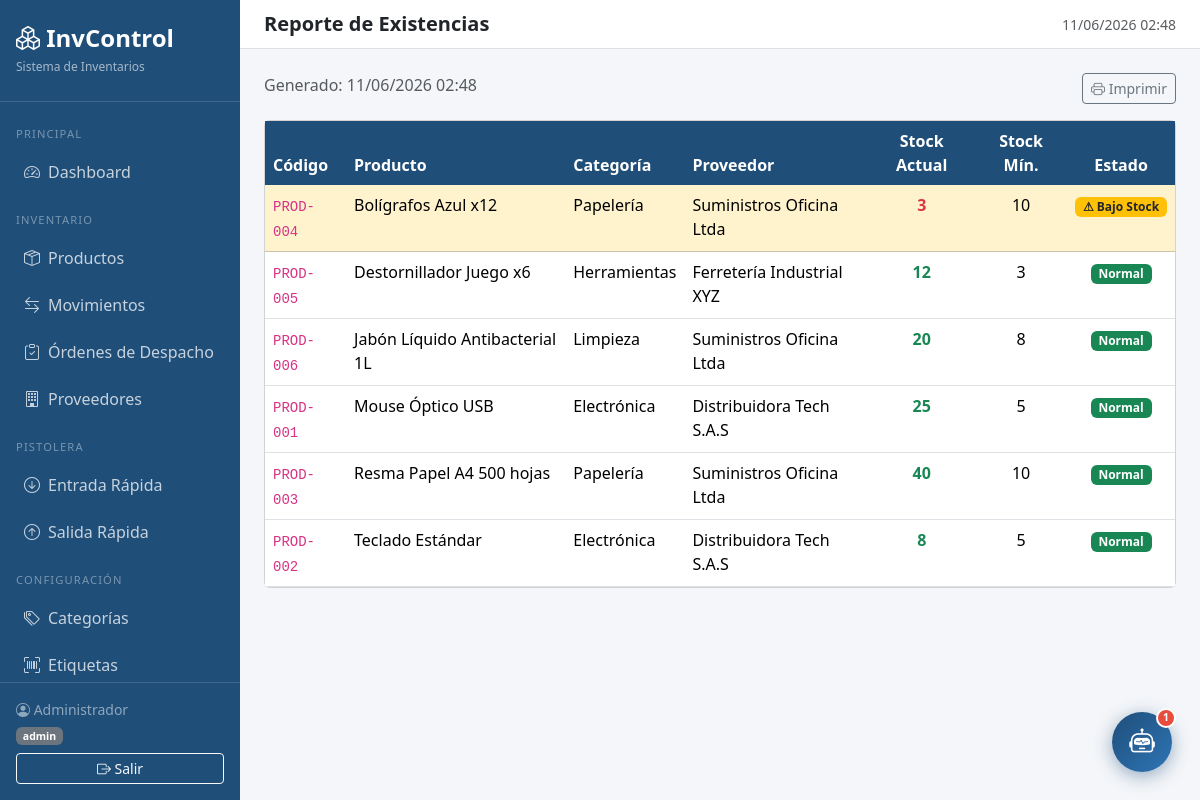
The page /?page=reportes&action=existencias (signed in) on the database its author committed.
### tables this page shows
CREATE TABLE IF NOT EXISTS productos (
    id            INT AUTO_INCREMENT PRIMARY KEY,
    codigo        VARCHAR(50)  NOT NULL UNIQUE,
    nombre        VARCHAR(150) NOT NULL,
    descripcion   TEXT,
    categoria_id  INT,
    proveedor_id  INT,
    stock_actual  INT          NOT NULL DEFAULT 0,
    stock_minimo  INT          NOT NULL DEFAULT 5,
    activo        TINYINT(1)   NOT NULL DEFAULT 1,
    created_at    DATETIME     NOT NULL DEFAULT CURRENT_TIMESTAMP,
    FOREIGN KEY (categoria_id)  REFERENCES categorias(id)  ON DELETE SET NULL,
    FOREIGN KEY (proveedor_id)  REFERENCES proveedores(id) ON DELETE SET NULL
);

CREATE TABLE IF NOT EXISTS categorias (
    id          INT AUTO_INCREMENT PRIMARY KEY,
    nombre      VARCHAR(100) NOT NULL,
    descripcion TEXT
);

CREATE TABLE IF NOT EXISTS proveedores (
    id       INT AUTO_INCREMENT PRIMARY KEY,
    nombre   VARCHAR(150) NOT NULL,
    contacto VARCHAR(100),
    telefono VARCHAR(20),
    email    VARCHAR(150)
);

### app/controllers/ReporteController.php (called while the page is built, shortened)
<?php
class ReporteController {
    public function handle(string $action, string $rol): void {
        match ($action) {
            'existencias'  => $this->existencias(),
            'movimientos'  => $this->movimientos(),
            'kardex'       => $this->kardex(),
            default        => $this->existencias(),
        };
    }
    private function existencias(): void {
        $productos = (new Producto())->getAll();
        require_once __DIR__ . '/../views/reportes/existencias.php';
    }
}

### index.php (called while the page is built, shortened)
<?php
require_once __DIR__ . '/config/database.php';
require_once __DIR__ . '/app/models/Producto.php';
require_once __DIR__ . '/app/controllers/ReporteController.php';
$page   = $_GET['page']   ?? 'dashboard';
$action = $_GET['action'] ?? 'index';
$rol = $_SESSION['rol'] ?? 'operador';
match ($page) {
    'dashboard'   => (new AuthController())->dashboard(),
    'productos'   => (new ProductoController())->handle($action, $rol),
    'movimientos' => (new MovimientoController())->handle($action, $rol),
    'categorias'  => (new CategoriaController())->handle($action, $rol),
    'proveedores' => (new ProveedorController())->handle($action, $rol),
    'reportes'    => (new ReporteController())->handle($action, $rol),
    'scanner'     => (new ScannerController())->handle($action, $rol),
    'usuarios'    => (new UsuarioController())->handle($action, $rol),
    'despachos'   => (new DespachoController())->handle($action, $rol),
    default       => (new AuthController())->dashboard(),
};

### config/database.php (called while the page is built, shortened)
<?php
class Database {
    private static ?PDO $instance = null;
    public static function getConnection(): PDO {
        if (self::$instance === null) {
            $dsn = "mysql:host=" . DB_HOST . ";dbname=" . DB_NAME . ";charset=" . DB_CHARSET;
            $options = [
                PDO::ATTR_ERRMODE            => PDO::ERRMODE_EXCEPTION,
                PDO::ATTR_DEFAULT_FETCH_MODE => PDO::FETCH_ASSOC,
                PDO::ATTR_EMULATE_PREPARES   => false,
            ];
            try {
                self::$instance = new PDO($dsn, DB_USER, DB_PASS, $options);
            } catch (PDOException $e) {
                die(json_encode(['error' => 'Error de conexión a la base de datos: ' . $e->getMessage()]));
            }
        }
        return self::$instance;
    }
}

### app/models/Producto.php (called while the page is built, shortened)
<?php
class Producto {
    private PDO $db;
    public function __construct() {
        $this->db = Database::getConnection();
    }
    public function getAll(): array {
        return $this->db->query("
            SELECT p.*, c.nombre AS categoria_nombre, pr.nombre AS proveedor_nombre,
                   (p.stock_actual <= p.stock_minimo) AS bajo_stock
            FROM productos p
            LEFT JOIN categorias c  ON p.categoria_id  = c.id
            LEFT JOIN proveedores pr ON p.proveedor_id = pr.id
            WHERE p.activo = 1
            ORDER BY p.nombre
        ")->fetchAll();
    }
}

### app/views/reportes/existencias.php (the view, shortened to what this page needs)
<?php require_once __DIR__ . '/../layouts/header.php'; ?>
<div class="d-flex justify-content-between mb-3">
    <span class="text-muted">Generado: <?= date('d/m/Y H:i') ?></span>
    <button onclick="window.print()" class="btn btn-outline-secondary btn-sm"><i class="bi bi-printer"></i> Imprimir</button>
</div>
<div class="card">
    <div class="card-body p-0">
        <table class="table table-hover mb-0">
            <thead><tr><th>Código</th><th>Producto</th><th>Categoría</th><th>Proveedor</th><th class="text-center">Stock Actual</th><th class="text-center">Stock Mín.</th><th class="text-center">Estado</th></tr></thead>
            <tbody>
            <?php foreach ($productos as $p): ?>
                <tr class="<?= $p['bajo_stock']?'table-warning':'' ?>">
                    <td><code><?= htmlspecialchars($p['codigo']) ?></code></td>
                    <td><?= htmlspecialchars($p['nombre']) ?></td>
                    <td><?= htmlspecialchars($p['categoria_nombre']??'–') ?></td>
                    <td><?= htmlspecialchars($p['proveedor_nombre']??'–') ?></td>
                    <td class="text-center fw-bold <?= $p['bajo_stock']?'text-danger':'text-success' ?>"><?= $p['stock_actual'] ?></td>
                    <td class="text-center"><?= $p['stock_minimo'] ?></td>
                    <td class="text-center">
                        <?= $p['bajo_stock'] ? '<span class="badge bg-warning text-dark">⚠ Bajo Stock</span>' : '<span class="badge bg-success">Normal</span>' ?>
                    </td>
                </tr>
            <?php endforeach; ?>
            </tbody>
        </table>
    </div>
</div>
<?php require_once __DIR__ . '/../layouts/footer.php'; ?>

### app/views/layouts/header.php (style rules this page uses)
:root { --sidebar-w: 240px; --primary: #1F4E79; --primary-light: #2E75B6; }
body { background: #f4f6f9; font-family: 'Segoe UI', sans-serif; }
.table thead th { background: var(--primary); color: #fff; font-weight: 600; border: none; }

### rows shown on the page
productos: codigo "PROD-004", nombre "Bolígrafos Azul x12", categoria.nombre "Papelería", proveedor.nombre "Suministros Oficina Ltda", stock_actual "3", stock_minimo "10", shows "⚠ Bajo Stock"
productos: codigo "PROD-005", nombre "Destornillador Juego x6", categoria.nombre "Herramientas", proveedor.nombre "Ferretería Industrial XYZ", stock_actual "12", stock_minimo "3", shows "Normal"
productos: codigo "PROD-006", nombre "Jabón Líquido Antibacterial 1L", categoria.nombre "Limpieza", proveedor.nombre "Suministros Oficina Ltda", stock_actual "20", stock_minimo "8", shows "Normal"
productos: codigo "PROD-001", nombre "Mouse Óptico USB", categoria.nombre "Electrónica", proveedor.nombre "Distribuidora Tech S.A.S", stock_actual "25", stock_minimo "5", shows "Normal"
productos: codigo "PROD-003", nombre "Resma Papel A4 500 hojas", categoria.nombre "Papelería", proveedor.nombre "Suministros Oficina Ltda", stock_actual "40", stock_minimo "10", shows "Normal"
productos: codigo "PROD-002", nombre "Teclado Estándar", categoria.nombre "Electrónica", proveedor.nombre "Distribuidora Tech S.A.S", stock_actual "8", stock_minimo "5", shows "Normal"

### other values the page prints
$_SESSION['nombre'] "Administrador"
$_SESSION['rol'] "admin"
$pageTitle "Reporte de Existencias"
